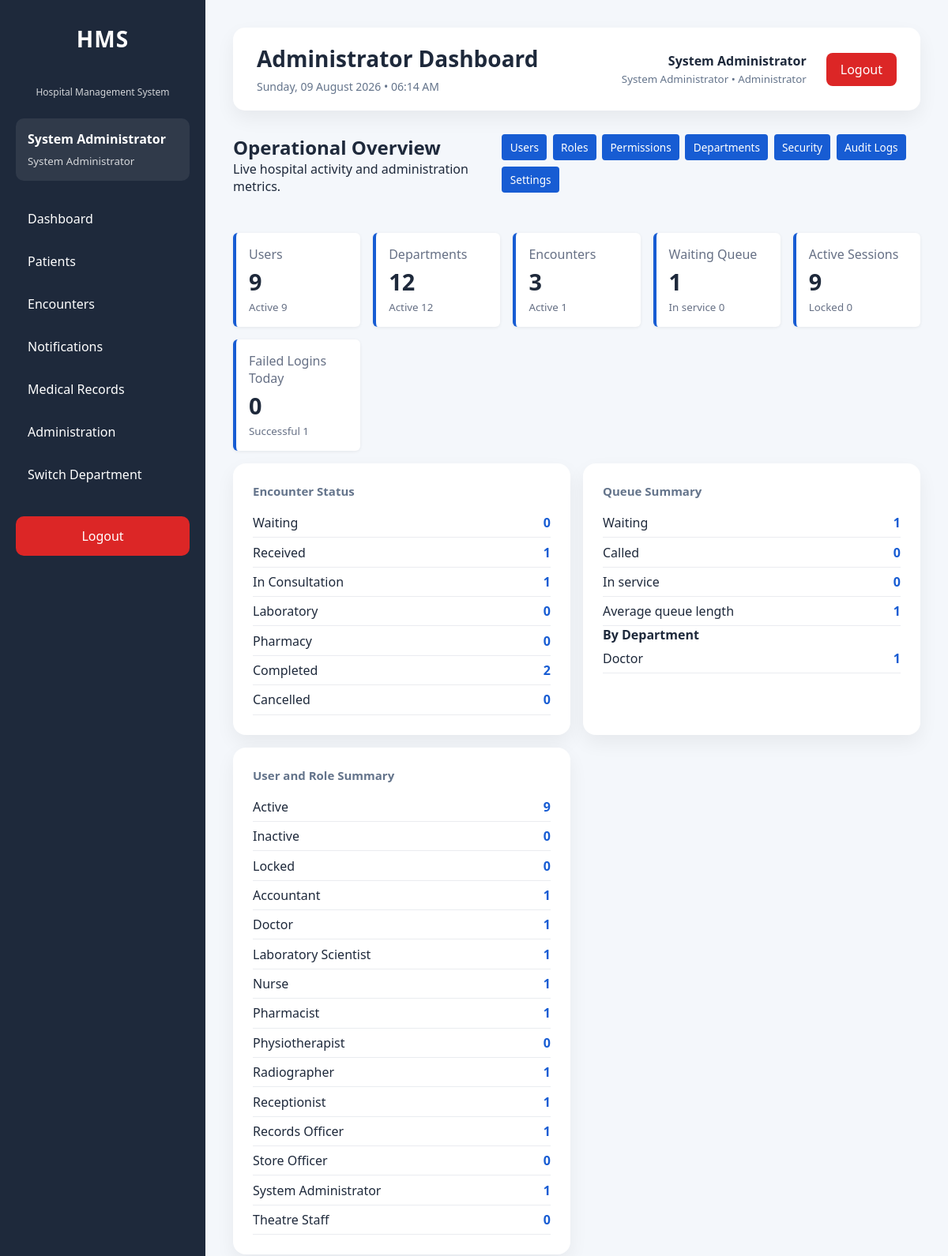
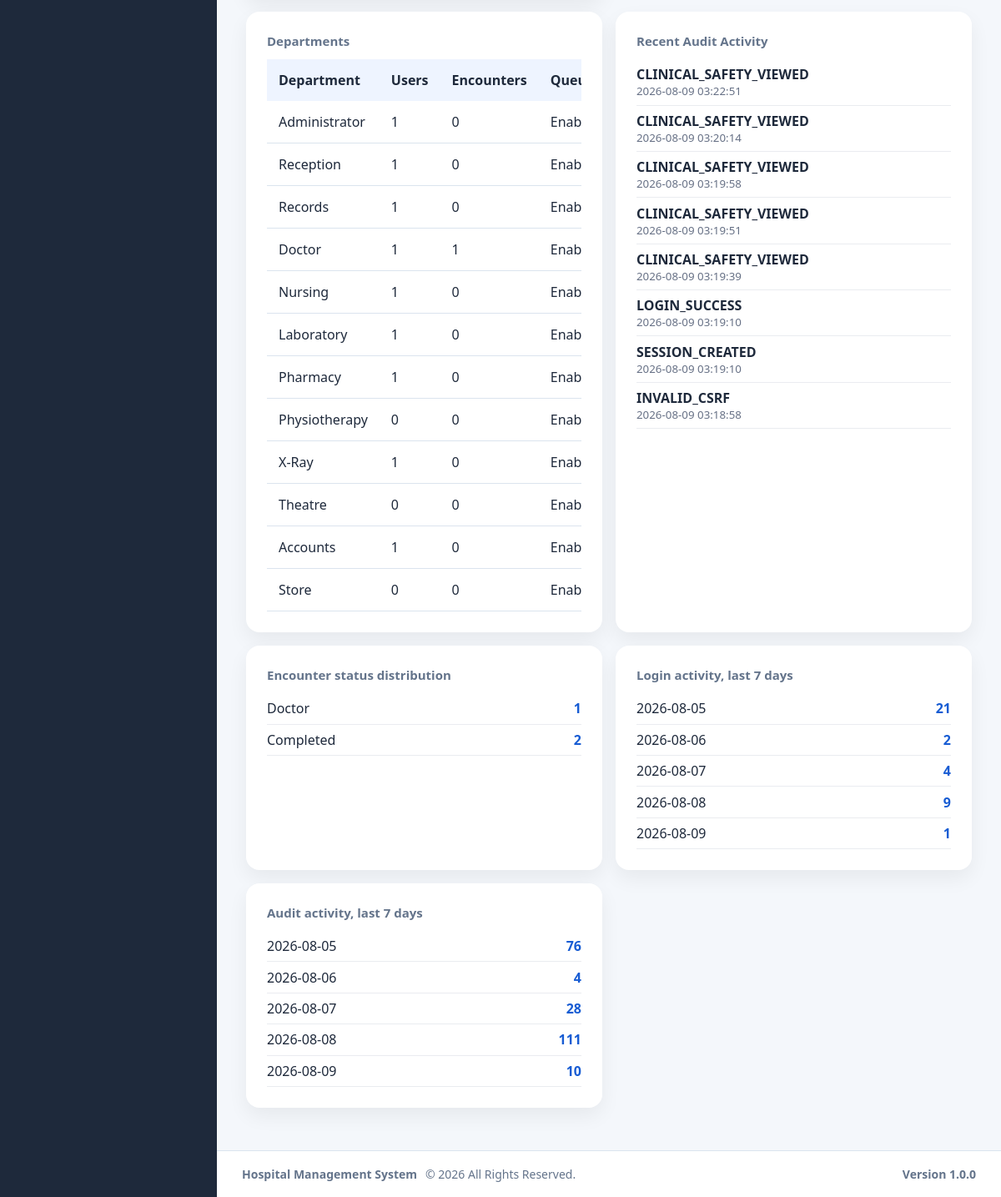
The page /dashboard/admin.php (signed in) on the database its author committed (2 pictures, top to bottom).
### tables this page shows
CREATE TABLE `departments` (
  `id` int(11) NOT NULL AUTO_INCREMENT,
  `department_name` varchar(100) NOT NULL,
  `department_code` varchar(30) NOT NULL,
  `description` text DEFAULT NULL,
  `location` varchar(150) DEFAULT NULL,
  `contact_extension` varchar(30) DEFAULT NULL,
  `department_type` enum('Clinical','Administrative','Diagnostic','Support') NOT NULL DEFAULT 'Support',
  `queue_enabled` tinyint(1) NOT NULL DEFAULT 1,
  `is_active` tinyint(1) NOT NULL DEFAULT 1,
  `display_order` int(11) NOT NULL DEFAULT 0,
  `created_at` timestamp NOT NULL DEFAULT current_timestamp(),
  `updated_at` timestamp NULL DEFAULT NULL ON UPDATE current_timestamp(),
  PRIMARY KEY (`id`),
  UNIQUE KEY `uq_departments_name` (`department_name`),
  UNIQUE KEY `uq_departments_code` (`department_code`),
  KEY `idx_departments_active` (`is_active`),
  KEY `idx_departments_type` (`department_type`),
  KEY `idx_departments_queue` (`queue_enabled`)
);

CREATE TABLE `audit_logs` (
  `id` int(11) NOT NULL AUTO_INCREMENT,
  `user_id` int(11) DEFAULT NULL,
  `visit_id` int(11) DEFAULT NULL,
  `patient_id` int(11) DEFAULT NULL,
  `module` varchar(100) NOT NULL,
  `action` varchar(100) NOT NULL,
  `description` text DEFAULT NULL,
  `ip_address` varchar(50) DEFAULT NULL,
  `user_agent` varchar(255) DEFAULT NULL,
  `department_id` int(11) DEFAULT NULL,
  `severity` varchar(20) NOT NULL DEFAULT 'INFO',
  `event_type` varchar(100) NOT NULL DEFAULT 'GENERAL',
  `created_at` timestamp NOT NULL DEFAULT current_timestamp(),
  PRIMARY KEY (`id`),
  KEY `idx_audit_user` (`user_id`),
  KEY `idx_audit_visit` (`visit_id`),
  KEY `idx_audit_patient_created` (`patient_id`,`created_at`),
  KEY `idx_audit_module` (`module`),
  KEY `idx_audit_created` (`created_at`),
  KEY `idx_audit_action_created` (`action`,`created_at`),
  KEY `idx_audit_user_created` (`user_id`,`created_at`),
  KEY `idx_audit_ip_created` (`ip_address`,`created_at`),
  KEY `idx_audit_department_created` (`department_id`,`created_at`),
  KEY `idx_audit_module_created` (`module`,`created_at`),
  KEY `idx_audit_event_created` (`event_type`,`created_at`),
  KEY `idx_audit_severity_created` (`severity`,`created_at`),
  KEY `idx_audit_visit_created` (`visit_id`,`created_at`),
  CONSTRAINT `fk_audit_department` FOREIGN KEY (`department_id`) REFERENCES `departments` (`id`) ON DELETE SET NULL ON UPDATE CASCADE,
  CONSTRAINT `fk_audit_patient` FOREIGN KEY (`patient_id`) REFERENCES `patients` (`id`) ON DELETE SET NULL ON UPDATE CASCADE,
  CONSTRAINT `fk_audit_user` FOREIGN KEY (`user_id`) REFERENCES `users` (`id`) ON DELETE SET NULL ON UPDATE CASCADE,
  CONSTRAINT `fk_audit_visit` FOREIGN KEY (`visit_id`) REFERENCES `visits` (`id`) ON DELETE SET NULL ON UPDATE CASCADE
);

### dashboard/admin.php (the view, shortened to what the rows shown need)
<?php
require_once __DIR__ . '/../config/auth.php';
require_once __DIR__ . '/../config/database.php';
require_once __DIR__ . '/../services/DashboardService.php';
$dashboardService = new DashboardService($pdo);
$dashboardService->recordDashboardView((int)($currentUser['id'] ?? 0));
$dashboard = $dashboardService->getAdministratorDashboard();
$data = $dashboard['data'] ?? [];
$users = $data['users'] ?? [];
$departments = $data['departments'] ?? [];
$encounters = $data['encounters'] ?? [];
$audit = $data['audit'] ?? [];
require_once __DIR__ . '/../layouts/header.php';
require_once __DIR__ . '/../layouts/sidebar.php';
function dashboardCount(array $values, string $key): int
{
    return (int)($values[$key] ?? 0);
}
?>
<main class="content admin-dashboard">
    <?php require_once __DIR__ . '/../layouts/navbar.php'; ?>
    <section class="dashboard-heading">
        <div>
            <h2>Operational Overview</h2>
        </div>
    </section>
    <section class="dashboard-columns">
        <article class="card">
            <div class="metric-list">
                <?php foreach ([
                    ['Waiting', dashboardCount($encounters, 'waiting')],
                    ['Received', dashboardCount($encounters, 'received')],
                    ['In Consultation', dashboardCount($encounters, 'in_consultation')],
                    ['Laboratory', dashboardCount($encounters, 'laboratory')],
                    ['Pharmacy', dashboardCount($encounters, 'pharmacy')],
                    ['Completed', dashboardCount($encounters, 'completed')],
                    ['Cancelled', dashboardCount($encounters, 'cancelled')]
                ] as $metric): ?>
                    <div><span><?= e($metric[0]) ?></span><strong><?= (int)$metric[1] ?></strong></div>
                <?php endforeach; ?>
            </div>
        </article>
        <article class="card">
            <div class="metric-list">
                <div><span>Active</span><strong><?= dashboardCount($users, 'active') ?></strong></div>
            </div>
        </article>
    </section>
    <section class="dashboard-columns">
        <article class="card">
            <div class="table-wrapper">
                <table>
                    <thead><tr><th>Department</th><th>Users</th><th>Encounters</th><th>Queue</th></tr></thead>
                    <tbody>
                    <?php foreach (($departments['items'] ?? []) as $department): ?>
                        <tr>
                            <td><?= e($department['department_name']) ?></td>
                            <td><?= (int)$department['active_users'] ?></td>
                            <td><?= (int)$department['active_encounters'] ?></td>
                            <td><?= !empty($department['queue_enabled']) ? 'Enabled' : 'Disabled' ?></td>
                        </tr>
                    <?php endforeach; ?>
                    </tbody>
                </table>
            </div>
        </article>
        <article class="card">
            <?php foreach (array_slice($audit['recent'] ?? [], 0, 8) as $event): ?>
                <div class="activity-row"><strong><?= e($event['action'] ?? '') ?></strong><small><?= e($event['created_at'] ?? '') ?></small></div>
            <?php endforeach; ?>
        </article>
    </section>
</main>
<?php require_once __DIR__ . '/../layouts/footer.php'; ?>

### rows shown on the page
departments: department_name "Laboratory", metric "0", active_users "1", active_encounters "0", queue_enabled "Enabled"
departments: department_name "Pharmacy", metric "0", active_users "1", active_encounters "0", queue_enabled "Enabled"
departments: id "9", department_name "X-Ray", active_users "1", active_encounters "0", queue_enabled "Enabled"
departments: department_name "Administrator", active_users "1", active_encounters "0", queue_enabled "Enabled"
departments: department_name "Reception", active_users "1", active_encounters "0", queue_enabled "Enabled"
departments: department_name "Records", active_users "1", active_encounters "0", queue_enabled "Enabled"
departments: department_name "Doctor", active_users "1", active_encounters "1", queue_enabled "Enabled"
departments: department_name "Nursing", active_users "1", active_encounters "0", queue_enabled "Enabled"
departments: department_name "Physiotherapy", active_users "0", active_encounters "0", queue_enabled "Enabled"
departments: department_name "Theatre", active_users "0", active_encounters "0", queue_enabled "Enabled"
departments: department_name "Accounts", active_users "1", active_encounters "0", queue_enabled "Enabled"
departments: department_name "Store", active_users "0", active_encounters "0", queue_enabled "Enabled"
audit_logs: action "CLINICAL_SAFETY_VIEWED", created_at "2026-08-09 03:22:51"
audit_logs: action "CLINICAL_SAFETY_VIEWED", created_at "2026-08-09 03:20:14"
audit_logs: action "CLINICAL_SAFETY_VIEWED", created_at "2026-08-09 03:19:58"
audit_logs: action "CLINICAL_SAFETY_VIEWED", created_at "2026-08-09 03:19:51"
audit_logs: action "CLINICAL_SAFETY_VIEWED", created_at "2026-08-09 03:19:39"
audit_logs: action "LOGIN_SUCCESS", created_at "2026-08-09 03:19:10"
audit_logs: action "SESSION_CREATED", created_at "2026-08-09 03:19:10"
audit_logs: action "INVALID_CSRF", created_at "2026-08-09 03:18:58"

### other values the page prints
$currentUser['first_name'] "System"
$currentUser['last_name'] "Administrator"
$currentUser['role_name'] "System Administrator"
$pageTitle "Administrator Dashboard"
$currentUser['active_department_name'] "Administrator"
$card[0] "Users"
$card[1] "9"
$card[2] "Active 9"
$card[0] "Departments"
$card[1] "12"
$card[2] "Active 12"
$card[0] "Encounters"
$card[1] "3"
$card[2] "Active 1"
$card[0] "Waiting Queue"
